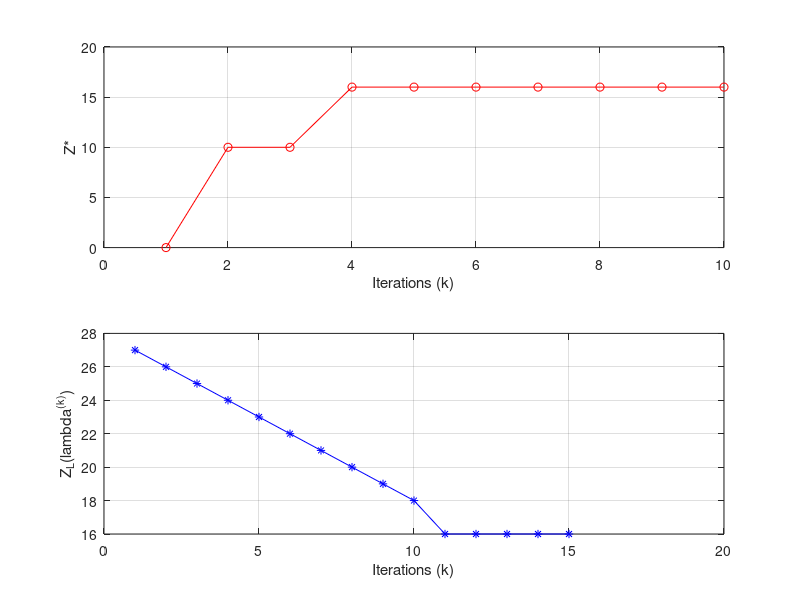

MATLAB code to generate this figure:
%%%% Applying Lagrangian Relaxation in Integer Programming

%%%% Subgradient Method
numiter = 10;
Aineq = [1, 1, 0, 0;...
         0, 0, 1, 1];
bineq = [1; 1];
lb = zeros(4, 1);
ub = ones(4, 1);
ctype = repmat("U", 1, 2);
vartype = repmat("I", 1, 4);

% Constant alphak
lambdak = 0; % initial value
alphak = 1.0; % initial value
lambdavals = zeros(numiter, 1);
for iter = 1:numiter
    c = [ 16 - 8*lambdak; 10 - 2*lambdak; -lambdak; 4 - 4*lambdak];
    xk = glpk(c, Aineq, bineq, lb, ub, ctype, vartype, -1);
    b_Ax = 10 - [8, 2, 2, 4]*xk;
    lambdak = max(0, lambdak - alphak*b_Ax);
    lambdavals(iter) = lambdak;
end
plot(lambdavals, 'ro-');
hold on;

% alphak = alphak/2
lambdak = 0;
alphak = 1.0;
lambdavals = zeros(numiter,1);
for iter=1:numiter
    c = [16 - 8*lambdak; 10 - 2*lambdak; -lambdak; 4 - 4*lambdak];
    xk = glpk(c, Aineq, bineq, lb, ub, ctype, vartype, -1);
    b_Ax = 10 - [8, 2, 2, 4]*xk;
    lambdak = max(0, lambdak - alphak*b_Ax);
    lambdavals(iter) = lambdak;
    alphak = alphak/2.0;
end
plot(lambdavals, 'b*-');
hold on;

% alphak = alphak/3
lambdak = 0;
alphak = 1.0;
lambdavals = zeros(numiter,1);
for iter=1:numiter
    c = [16 - 8*lambdak; 10 - 2*lambdak; -lambdak; 4 - 4*lambdak];
    xk = glpk(c, Aineq, bineq, lb, ub, ctype, vartype, -1);
    b_Ax = 10 - [8, 2, 2, 4]*xk;
    lambdak = max(0, lambdak - alphak*b_Ax);
    lambdavals(iter) = lambdak;
    alphak = alphak/3.0;
end

plot(lambdavals, 'g+-'); xlabel('Iterations (k)'); ylabel('lambda^{(k)}'); 
legend('alfa_k = 1', 'alfa_k = alfa_{k-1}/2', 'alfa_k = alfa_{k-1}/3', ...
    'Location','northoutside', 'Orientation', 'horizontal');
grid on;

%%%% Changing step length

lambdak = 0;
alphak = 1.0;
Zstar = 0; % Initial value
betak = 2; % Initial value
Zstarvals = zeros(numiter,1);
lambdavals = zeros(numiter,1);
ZLkprev = realmax;
lb = zeros(4, 1); ub = ones(4, 1);
ctype = repmat("U", 1, 2); vartype = repmat("I", 1, 4);
for iter=1:numiter
    c = [16 - 8*lambdak; 10 - 2*lambdak; -lambdak; 4 - 4*lambdak];
    [xk, ZLk] = glpk(c, Aineq, bineq, lb, ub, ctype, vartype, -1);
    ZLk = ZLk + 10*lambdak;
    if (ZLkprev < ZLk)
        rediter = rediter + 1;
    else
        rediter = 1;
    end
    ZLkprev = ZLk;
    b_Ax = 10 - [8, 2, 2, 4]*xk;
    lambdak = max(0, lambdak - alphak*b_Ax);
    lambdavals(iter) = lambdak;
    if (b_Ax >= 0)
        ZL = [16, 10, 0, 4]*xk;
        if (ZL > Zstar)
            Zstar = ZL;
        end
    end
    if (rediter == 3) % Objective does not decrease for 3 consecutive iterations
        betak = betak/2.0;
        rediter = 1;
    end
    alphak = (betak*(ZLk - Zstar))/(b_Ax^2);
    Zstarvals(iter) = Zstar;
end
subplot(2,1,1);
plot(Zstarvals, 'ro-'); xlabel('Iterations (k)'); ylabel('Z*'); 
grid on;
subplot(2,1,2);
plot(lambdavals, 'ro-'); xlabel('Iterations (k)'); ylabel('lambda^{(k)}'); 
grid on;



%%%%%% LP Relaxation

lambdak = 0;
alphak = 1.0;
zlkvals = zeros(numiter,1);
lb = zeros(4, 1); ub = ones(4, 1);
ctype = repmat("U", 1, 2); vartype = repmat("I", 1, 4);
for iter=1:numiter
    c = [16 - 8*lambdak; 10 - 2*lambdak; -lambdak; 4 - 4*lambdak];
    [xk, ZLk] = glpk(c, Aineq, bineq, lb, ub, ctype, vartype, -1);
    b_Ax = 10 - [8, 2, 1, 4]*xk;
    lambdak = max(0, lambdak - alphak*b_Ax);
    zlkvals(iter) = ZLk + 10*lambdak;
    alphak = alphak/2.0;
end
plot(zlkvals, 'b*-'); xlabel('Iterations (k)'); ylabel('Z_L(lambda^{(k)})'); 
grid on;

%LP relaxation of the original problem
Aineqlp = [8, 2, 2, 4; ...
         1, 1, 0, 0; ...
         0, 0, 1, 1];
bineqlp = [10; 1; 1]; clp = [16; 10; 0; 4];

ctype = repmat("U", 1, 3); vartype = repmat("C", 1, 4);
[x, fval] = glpk(clp, Aineqlp, bineqlp, lb, ub, ctype, vartype, -1);
fprintf("Optimal objective function value of LP relaxation: %f", fval);


%%%%% solve the knapsack problem with an IP solver here
numiter = 15;
lambdak = 0; gammak = 0; alphak = 1.0;
zlkvals = zeros(numiter,1);
Aineq = [8, 2, 1, 4]; bineq = 10;
lb = zeros(4, 1); ub = ones(4, 1);
ctype = "U"; vartype = repmat("I", 1, 4);
for iter=1:numiter
    c = [16 - lambdak; 10 - lambdak; -gammak; 4 - gammak];
    [xk, ZLk] = glpk(c, Aineq, bineq, lb, ub, ctype, vartype, -1);
    b_Ax = 1 - [1, 1, 0, 0]*xk;
    lambdak = max(0, lambdak - alphak*b_Ax);
    b_Ax = 1 - [0, 0, 1, 1]*xk;
    gammak = max(0, gammak - alphak*b_Ax);
    zlkvals(iter) = ZLk + lambdak + gammak;
end
plot(zlkvals, 'b*-'); xlabel('Iterations (k)'); ylabel('Z_L(lambda^{(k)})'); 
grid on;
fprintf('The last Lagrangian solution = '); disp(xk');

